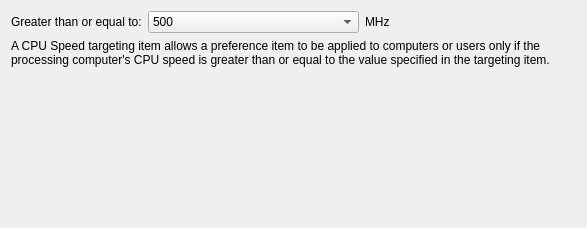
<?xml version="1.0" encoding="UTF-8"?>
<ui version="4.0">
 <class>CPUSpeed</class>
 <widget class="QWidget" name="CPUSpeed">
  <property name="geometry">
   <rect>
    <x>0</x>
    <y>0</y>
    <width>587</width>
    <height>228</height>
   </rect>
  </property>
  <property name="sizePolicy">
   <sizepolicy hsizetype="Preferred" vsizetype="Preferred">
    <horstretch>0</horstretch>
    <verstretch>0</verstretch>
   </sizepolicy>
  </property>
  <property name="windowTitle">
   <string/>
  </property>
  <layout class="QGridLayout" name="gridLayout">
   <item row="1" column="0" colspan="3">
    <widget class="QLabel" name="label">
     <property name="text">
      <string>A CPU Speed targeting item allows a preference item to be applied to computers or users only if the processing computer's CPU speed is greater than or equal to the value specified in the targeting item.</string>
     </property>
     <property name="wordWrap">
      <bool>true</bool>
     </property>
    </widget>
   </item>
   <item row="0" column="2">
    <widget class="QLabel" name="mhzLabel">
     <property name="text">
      <string>MHz</string>
     </property>
    </widget>
   </item>
   <item row="2" column="0" colspan="3">
    <spacer name="verticalSpacer">
     <property name="orientation">
      <enum>Qt::Vertical</enum>
     </property>
     <property name="sizeHint" stdset="0">
      <size>
       <width>558</width>
       <height>137</height>
      </size>
     </property>
    </spacer>
   </item>
   <item row="0" column="1">
    <widget class="QComboBox" name="mhzComboBox">
     <item>
      <property name="text">
       <string>500</string>
      </property>
     </item>
     <item>
      <property name="text">
       <string>1000</string>
      </property>
     </item>
     <item>
      <property name="text">
       <string>2000</string>
      </property>
     </item>
     <item>
      <property name="text">
       <string>3000</string>
      </property>
     </item>
     <item>
      <property name="text">
       <string>4000</string>
      </property>
     </item>
     <item>
      <property name="text">
       <string>5000</string>
      </property>
     </item>
     <item>
      <property name="text">
       <string>6000</string>
      </property>
     </item>
     <item>
      <property name="text">
       <string>7000</string>
      </property>
     </item>
    </widget>
   </item>
   <item row="0" column="0">
    <widget class="QLabel" name="equalLabel">
     <property name="sizePolicy">
      <sizepolicy hsizetype="Maximum" vsizetype="Preferred">
       <horstretch>0</horstretch>
       <verstretch>0</verstretch>
      </sizepolicy>
     </property>
     <property name="text">
      <string>Greater than or equal to:</string>
     </property>
     <property name="buddy">
      <cstring>mhzComboBox</cstring>
     </property>
    </widget>
   </item>
  </layout>
 </widget>
 <resources/>
 <connections/>
</ui>
